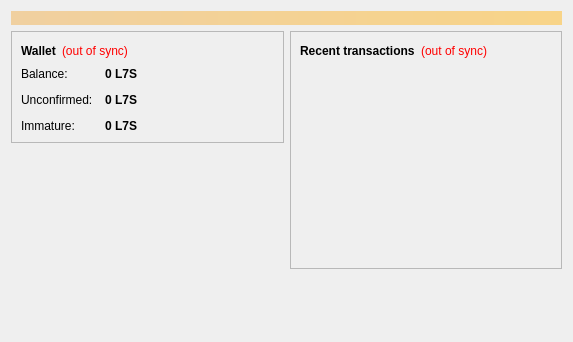
<?xml version="1.0" encoding="UTF-8"?>
<ui version="4.0">
 <class>OverviewPage</class>
 <widget class="QWidget" name="OverviewPage">
  <property name="geometry">
   <rect>
    <x>0</x>
    <y>0</y>
    <width>573</width>
    <height>342</height>
   </rect>
  </property>
  <property name="windowTitle">
   <string>Form</string>
  </property>
  <layout class="QVBoxLayout" name="topLayout">
   <item>
    <widget class="QLabel" name="labelAlerts">
     <property name="visible">
      <bool>false</bool>
     </property>
     <property name="styleSheet">
      <string notr="true">background-color: qlineargradient(x1: 0, y1: 0, x2: 1, y2: 0, stop:0 #F0D0A0, stop:1 #F8D488); color:#000000;</string>
     </property>
     <property name="wordWrap">
      <bool>true</bool>
     </property>
     <property name="margin">
      <number>3</number>
     </property>
    </widget>
   </item>
   <item>
    <layout class="QHBoxLayout" name="horizontalLayout" stretch="1,1">
     <item>
      <layout class="QVBoxLayout" name="verticalLayout_2">
       <item>
        <widget class="QFrame" name="frame">
         <property name="frameShape">
          <enum>QFrame::StyledPanel</enum>
         </property>
         <property name="frameShadow">
          <enum>QFrame::Raised</enum>
         </property>
         <layout class="QVBoxLayout" name="verticalLayout_4">
          <item>
           <layout class="QHBoxLayout" name="horizontalLayout_4">
            <item>
             <widget class="QLabel" name="label_5">
              <property name="font">
               <font>
                <weight>75</weight>
                <bold>true</bold>
               </font>
              </property>
              <property name="text">
               <string>Wallet</string>
              </property>
             </widget>
            </item>
            <item>
             <widget class="QLabel" name="labelWalletStatus">
              <property name="toolTip">
               <string>The displayed information may be out of date. Your wallet automatically synchronizes with the LuckySevens network after a connection is established, but this process has not completed yet.</string>
              </property>
              <property name="styleSheet">
               <string notr="true">QLabel { color: red; }</string>
              </property>
              <property name="text">
               <string notr="true">(out of sync)</string>
              </property>
              <property name="alignment">
               <set>Qt::AlignLeading|Qt::AlignLeft|Qt::AlignVCenter</set>
              </property>
             </widget>
            </item>
            <item>
             <spacer name="horizontalSpacer_2">
              <property name="orientation">
               <enum>Qt::Horizontal</enum>
              </property>
              <property name="sizeHint" stdset="0">
               <size>
                <width>40</width>
                <height>20</height>
               </size>
              </property>
             </spacer>
            </item>
           </layout>
          </item>
          <item>
           <layout class="QFormLayout" name="formLayout_2">
            <property name="fieldGrowthPolicy">
             <enum>QFormLayout::AllNonFixedFieldsGrow</enum>
            </property>
            <property name="horizontalSpacing">
             <number>12</number>
            </property>
            <property name="verticalSpacing">
             <number>12</number>
            </property>
            <item row="0" column="0">
             <widget class="QLabel" name="label">
              <property name="text">
               <string>Balance:</string>
              </property>
             </widget>
            </item>
            <item row="0" column="1">
             <widget class="QLabel" name="labelBalance">
              <property name="font">
               <font>
                <weight>75</weight>
                <bold>true</bold>
               </font>
              </property>
              <property name="cursor">
               <cursorShape>IBeamCursor</cursorShape>
              </property>
              <property name="toolTip">
               <string>Your current balance</string>
              </property>
              <property name="text">
               <string notr="true">0 L7S</string>
              </property>
              <property name="textInteractionFlags">
               <set>Qt::LinksAccessibleByMouse|Qt::TextSelectableByKeyboard|Qt::TextSelectableByMouse</set>
              </property>
             </widget>
            </item>
            <item row="1" column="0">
             <widget class="QLabel" name="label_3">
              <property name="text">
               <string>Unconfirmed:</string>
              </property>
             </widget>
            </item>
            <item row="1" column="1">
             <widget class="QLabel" name="labelUnconfirmed">
              <property name="font">
               <font>
                <weight>75</weight>
                <bold>true</bold>
               </font>
              </property>
              <property name="cursor">
               <cursorShape>IBeamCursor</cursorShape>
              </property>
              <property name="toolTip">
               <string>Total of transactions that have yet to be confirmed, and do not yet count toward the current balance</string>
              </property>
              <property name="text">
               <string notr="true">0 L7S</string>
              </property>
              <property name="textInteractionFlags">
               <set>Qt::LinksAccessibleByMouse|Qt::TextSelectableByKeyboard|Qt::TextSelectableByMouse</set>
              </property>
             </widget>
            </item>
            <item row="2" column="0">
             <widget class="QLabel" name="labelImmatureText">
              <property name="text">
               <string>Immature:</string>
              </property>
             </widget>
            </item>
            <item row="2" column="1">
             <widget class="QLabel" name="labelImmature">
              <property name="font">
               <font>
                <weight>75</weight>
                <bold>true</bold>
               </font>
              </property>
              <property name="toolTip">
               <string>Mined balance that has not yet matured</string>
              </property>
              <property name="text">
               <string notr="true">0 L7S</string>
              </property>
              <property name="textInteractionFlags">
               <set>Qt::LinksAccessibleByMouse|Qt::TextSelectableByKeyboard|Qt::TextSelectableByMouse</set>
              </property>
             </widget>
            </item>
           </layout>
          </item>
         </layout>
        </widget>
       </item>
       <item>
        <spacer name="verticalSpacer">
         <property name="orientation">
          <enum>Qt::Vertical</enum>
         </property>
         <property name="sizeHint" stdset="0">
          <size>
           <width>20</width>
           <height>40</height>
          </size>
         </property>
        </spacer>
       </item>
      </layout>
     </item>
     <item>
      <layout class="QVBoxLayout" name="verticalLayout_3">
       <item>
        <widget class="QFrame" name="frame_2">
         <property name="frameShape">
          <enum>QFrame::StyledPanel</enum>
         </property>
         <property name="frameShadow">
          <enum>QFrame::Raised</enum>
         </property>
         <layout class="QVBoxLayout" name="verticalLayout">
          <item>
           <layout class="QHBoxLayout" name="horizontalLayout_2">
            <item>
             <widget class="QLabel" name="label_4">
              <property name="text">
               <string>&lt;b&gt;Recent transactions&lt;/b&gt;</string>
              </property>
             </widget>
            </item>
            <item>
             <widget class="QLabel" name="labelTransactionsStatus">
              <property name="toolTip">
               <string>The displayed information may be out of date. Your wallet automatically synchronizes with the LuckySevens network after a connection is established, but this process has not completed yet.</string>
              </property>
              <property name="styleSheet">
               <string notr="true">QLabel { color: red; }</string>
              </property>
              <property name="text">
               <string notr="true">(out of sync)</string>
              </property>
              <property name="alignment">
               <set>Qt::AlignRight|Qt::AlignTrailing|Qt::AlignVCenter</set>
              </property>
             </widget>
            </item>
            <item>
             <spacer name="horizontalSpacer">
              <property name="orientation">
               <enum>Qt::Horizontal</enum>
              </property>
              <property name="sizeHint" stdset="0">
               <size>
                <width>40</width>
                <height>20</height>
               </size>
              </property>
             </spacer>
            </item>
           </layout>
          </item>
          <item>
           <widget class="QListView" name="listTransactions">
            <property name="styleSheet">
             <string notr="true">QListView { background: transparent; }</string>
            </property>
            <property name="frameShape">
             <enum>QFrame::NoFrame</enum>
            </property>
            <property name="verticalScrollBarPolicy">
             <enum>Qt::ScrollBarAlwaysOff</enum>
            </property>
            <property name="horizontalScrollBarPolicy">
             <enum>Qt::ScrollBarAlwaysOff</enum>
            </property>
            <property name="selectionMode">
             <enum>QAbstractItemView::NoSelection</enum>
            </property>
           </widget>
          </item>
         </layout>
        </widget>
       </item>
       <item>
        <spacer name="verticalSpacer_2">
         <property name="orientation">
          <enum>Qt::Vertical</enum>
         </property>
         <property name="sizeHint" stdset="0">
          <size>
           <width>20</width>
           <height>40</height>
          </size>
         </property>
        </spacer>
       </item>
      </layout>
     </item>
    </layout>
   </item>
  </layout>
 </widget>
 <resources/>
 <connections/>
</ui>
